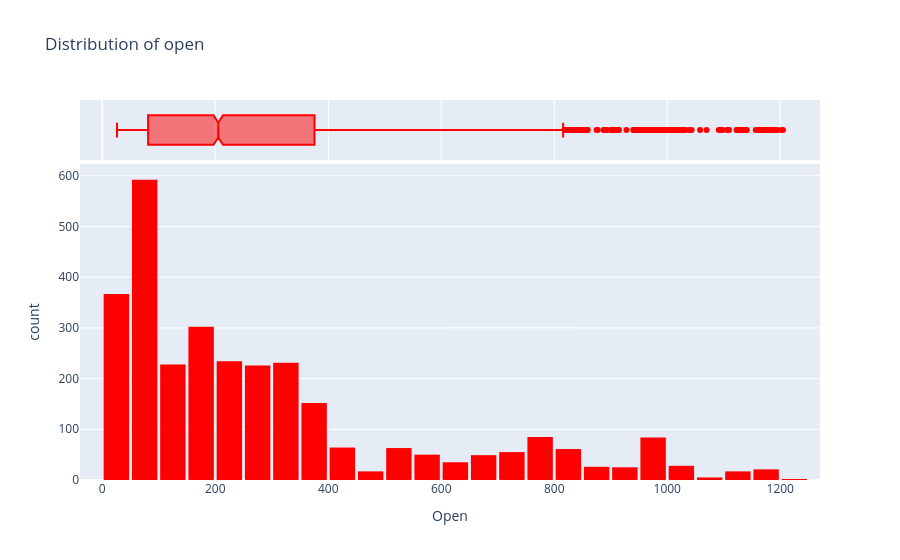

Notebook code for this chart:
### Code cell
fig = px.histogram(amazon, x='Open', marginal='box', color_discrete_sequence=['red'], title='Distribution of open')
fig.update_layout(bargap=0.1)

### Figure 1 — Plotly figure (JSON) as saved in the notebook; plotly's stock layout.template omitted (floating-point values rounded to 4 significant figures; data arrays with more than 128 entries replaced by an {"elided": "..."} marker saying what was removed)
{"data": [{"alignmentgroup": "True", "bingroup": "x", "hovertemplate": "Open=%{x}<br>count=%{y}<extra></extra>", "legendgroup": "", "marker": {"color": "red", "pattern": {"shape": ""}}, "name": "", "offsetgroup": "", "orientation": "v", "showlegend": false, "type": "histogram", "x": {"elided": "3019 float values"}, "xaxis": "x", "yaxis": "y"}, {"alignmentgroup": "True", "hovertemplate": "Open=%{x}<extra></extra>", "legendgroup": "", "marker": {"color": "red"}, "name": "", "notched": true, "offsetgroup": "", "showlegend": false, "type": "box", "x": {"elided": "3019 float values"}, "xaxis": "x2", "yaxis": "y2"}], "layout": {"bargap": 0.1, "barmode": "relative", "legend": {"tracegroupgap": 0}, "title": {"text": "Distribution of open"}, "xaxis": {"anchor": "y", "domain": [0, 1], "title": {"text": "Open"}}, "xaxis2": {"anchor": "y2", "domain": [0, 1], "matches": "x", "showgrid": true, "showticklabels": false}, "yaxis": {"anchor": "x", "domain": [0, 0.8316], "title": {"text": "count"}}, "yaxis2": {"anchor": "x2", "domain": [0.8416, 1], "matches": "y2", "showgrid": false, "showline": false, "showticklabels": false, "ticks": ""}}}
